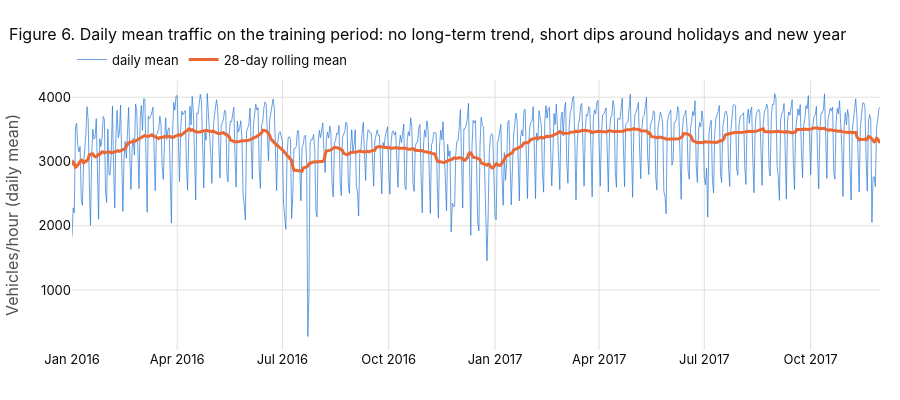

The cell this chart's notebook holds for it:
### Markdown cell above
Trên 15 811 giờ có quan sát của train, nhãn nằm trong khoảng 0 đến 7 280 xe/giờ, trung vị 3 487. Phân phối **có hai đỉnh**, một quanh 300 xe/giờ và một quanh 4 700 xe/giờ (Hình 5). Để xem mỗi đỉnh gồm những giờ nào, Hình 5 tô màu từng giờ theo thời điểm trong ngày: ban đêm (22h–4h), ban ngày (7h–18h) và giờ chuyển tiếp ở giữa (5h–6h, 19h–21h).

Đỉnh trái gần như toàn giờ đêm, vì **91.4%** số giờ dưới 1 000 xe là giờ đêm. Ngược lại, **92.8%** số giờ từ 4 000 xe trở lên là giờ ban ngày. Còn giờ chuyển tiếp tạo thành một bướu nhỏ quanh 2 800 xe. Như vậy, hai đỉnh đến từ việc trộn giờ đêm với giờ ngày. Ngoài ra, phân phối gần đối xứng (skewness −0.13), nên lấy log không giúp gì, và chúng tôi giữ nhãn ở thang gốc.

Trước khi xem kỹ từng giờ, chúng tôi kiểm tra lưu lượng có xu hướng dài hạn hay không.

### Code cell
daily = y_eda.resample("D").mean()
fig = go.Figure()
fig.add_trace(go.Scatter(x=daily.index, y=daily.values, mode="lines", line=dict(color=BLUE, width=1), opacity=0.7,
                         name="daily mean", hovertemplate="%{x|%a %d/%m/%Y}: %{y:,.0f}<extra></extra>"))
fig.add_trace(go.Scatter(x=daily.index, y=daily.rolling(28, center=True, min_periods=10).mean().values, mode="lines",
                         line=dict(color=ORANGE, width=3), name="28-day rolling mean"))
show_fig(fig, "Daily mean traffic on the training period: no long-term trend, short dips around holidays and new year",
         "ts_trend_daily", height=400, yaxis_title="Vehicles/hour (daily mean)", hovermode="x unified")
print(f"28-day rolling mean stays between {daily.rolling(28, center=True).mean().min():,.0f} and "
      f"{daily.rolling(28, center=True).mean().max():,.0f} vehicles/hour; overall mean {y_eda.mean():,.0f}")

### Figure 1 — Plotly figure (JSON) as saved in the notebook; plotly's stock layout.template omitted (floating-point values rounded to 4 significant figures; data arrays with more than 128 entries replaced by an {"elided": "..."} marker saying what was removed)
{"data": [{"hovertemplate": "%{x|%a %d/%m/%Y}: %{y:,.0f}<extra></extra>", "line": {"color": "#2a78d6", "width": 1}, "mode": "lines", "name": "daily mean", "opacity": 0.7, "type": "scatter", "x": {"elided": "700 str values"}, "y": {"elided": "700 float values"}}, {"line": {"color": "#eb6834", "width": 3}, "mode": "lines", "name": "28-day rolling mean", "type": "scatter", "x": {"elided": "700 str values"}, "y": {"elided": "700 float values"}}], "layout": {"height": 400, "hovermode": "x unified", "meta": {"name": "ts_trend_daily"}, "title": {"text": "Figure 6. Daily mean traffic on the training period: no long-term trend, short dips around holidays and new year"}, "yaxis": {"title": {"text": "Vehicles/hour (daily mean)"}}}}
